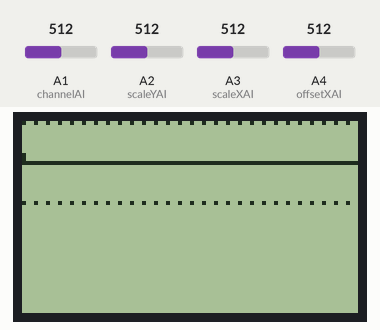
Recording of a sketch running on a simulated Arduino Uno, built with avr-gcc and run on an emulated ATmega328P. On the bench: 84×48 one-colour display. The test bench sets the inputs (shaded band); at power-on: A1 (channelAI) = 512, A3 (scaleXAI) = 512, A4 (offsetXAI) = 512, A2 (scaleYAI) = 512. The display library's start-up logo is not drawn.

Above: at 1.7 s.
1.8 s: A1 (channelAI) set to 716
At 2.6 s:
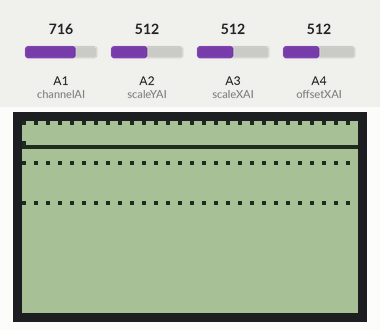
3.7 s: A3 (scaleXAI) set to 716
At 5.0 s:
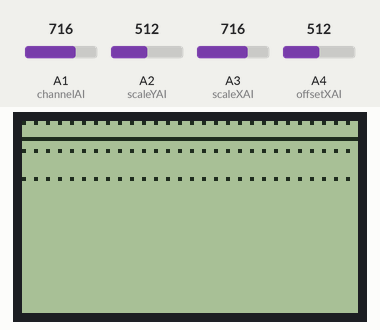
5.6 s: A4 (offsetXAI) set to 306
At 7.2 s:
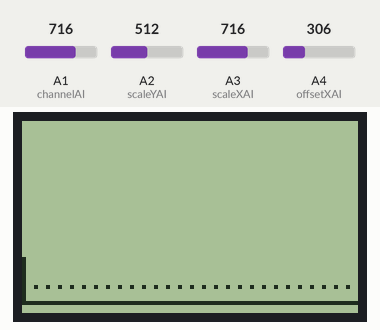
7.5 s: A1 (channelAI) set to 992
At 8.1 s:
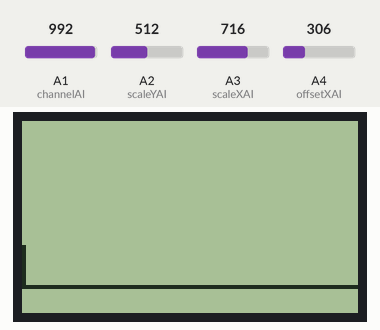
9.2 s: A3 (scaleXAI) set to 992
At 9.9 s:
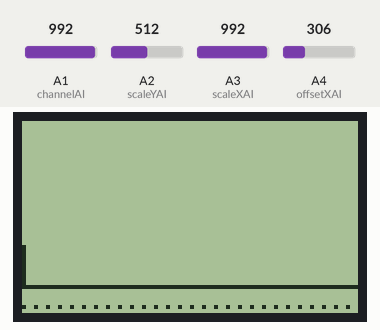
10.9 s: A1 (channelAI) set to 306
At 12.3 s:
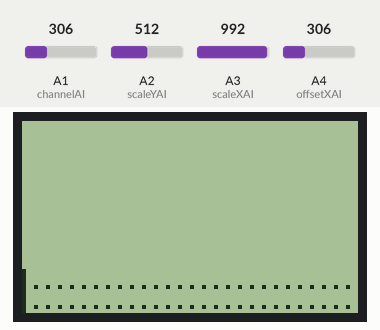
Timing chart, 0 to 13.8 s (numbered marks = the images above; inputs shaded):
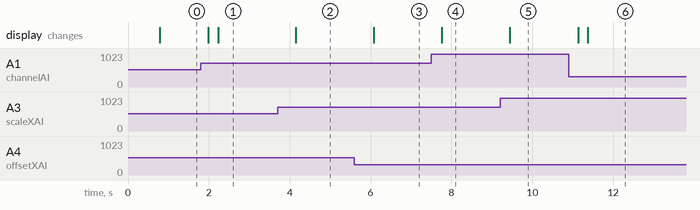

Measured:
- after the input at 1.8 s, the display: first changes after 0.19 s (image 1 shows a later state)
- after the input at 3.7 s, the display: changes after 0.45 s (image 2)
- after the input at 5.6 s, the display: changes after 0.48 s (image 3)
- after the input at 7.5 s, the display: changes after 0.26 s (image 4)
- after the input at 9.2 s, the display: changes after 0.25 s (image 5)
- after the input at 10.9 s, the display: first changes after 0.23 s (image 6 shows a later state)

The sketch:

ArduinoOscilloscope.ino
```cpp
/*
 ###########################################################
 Title:       Arduino Oscilloscope
 Purpose:     Use a Nokia 3310 GLCD screen with the arduino
 Created by:  Fileark. see Fileark.com for more info.
 Note:        Please reuse, repurpose, and redistribute this code.
 Note:        This code uses the Adafruit PDC8544 LCD library
 ###########################################################
 */
#include <Adafruit_GFX.h>
#include <Adafruit_PCD8544.h>

// pin 2 - Serial clock out (SCLK)
// pin 3 - Serial data out (DIN)
// pin 4 - Data/Command select (D/C)
// pin 5 - LCD chip select (CS)
// pin 6 - LCD reset (RST)
Adafruit_PCD8544 nokia = Adafruit_PCD8544(2, 3, 4, 5, 6);

// a bitmap of a 16x16 fruit icon
static unsigned char __attribute__ ((progmem)) logo16_glcd_bmp[]={
  0x06, 0x0D, 0x29, 0x22, 0x66, 0x24, 0x00, 0x01, 0x87, 0x00, 0x27, 0x6C, 0x20, 0x23, 0x06, 0x00,
  0x00, 0x00, 0x00, 0x00, 0x00, 0x10, 0x10, 0x00, 0x03, 0x00, 0x00, 0x00, 0x00, 0x00, 0x00, 0x00, };
#define LOGO16_GLCD_HEIGHT 16
#define LOGO16_GLCD_WIDTH  16

int channelAI = A1;      // select the input pin for the Oscilioscope
int scaleYAI = A2;       // select the input pin for the Y (horizontal) potentiometer
int scaleXAI = A3;       // select the input pin for the X (Vertical) potentiometer
int offsetXAI = A4;       // select the input pin for the X (Vertical) potentiometer

int delayVariable = 0;   // define a variable for the Y scale / delay
int xVariable = 0;       // define a variable for the x scale
int yCtr = 0;            // define a variable for the y counter used to collect y position into array
int posy = 0;            // define a variable for the y position of the dot
int myArray[85];         // define an array to hold the data coming in
int offsetX = 0;
int fiveV = 1023;


void setup(void)
{

  nokia.begin();
  nokia.setContrast(50);

  // show splashscreen
  nokia.display();
  delay(500);
  nokia.clearDisplay();
}

void loop()
{
  delayVariable = analogRead(scaleYAI);
  delayVariable = (delayVariable);
  delayVariable = map (delayVariable, 0, 1023, 0, 10);
  xVariable = analogRead(scaleXAI);
  xVariable = map (xVariable, 0, 1023, 0, 100);
  offsetX = analogRead(offsetXAI);
  offsetX = map(offsetX, 0, 1023, -100, 100);

  for(yCtr = 0; yCtr < 43; yCtr += 1)   // the for loop runs from 0 and < 85, it fills the array with 84 records
  {
    posy = analogRead(channelAI);       // read the value from the sensor:
    posy = map (posy, 0, 1023, 1023, 0);
    myArray[yCtr] = (posy/xVariable);   // scale the value based on the x scale potentiometer
    delay (delayVariable);           // scale the y collection of data using the delay from the y potentiometer
  }

  yCtr == 0;                           // set the counter to zero so we can use it again
  nokia.clearDisplay();                       // clear the LCD screen so we can draw new pixels

  for(yCtr = 0; yCtr < 43; yCtr += 1)  // for loop runs 84 times
  {
    nokia.drawLine((yCtr*2)-2, myArray[yCtr-1]-offsetX, yCtr*2, myArray[yCtr]-offsetX, BLACK); // draw the 84 pixels on the screen

  }
  yCtr == 0;

  for(yCtr = 0; yCtr < 85; yCtr += 3){
    nokia.drawPixel(yCtr, (fiveV/xVariable)-offsetX, BLACK); // Draw 5V Line
    nokia.drawPixel(yCtr, (fiveV/xVariable/2)-offsetX, BLACK); // Draw 2,5V Line
    nokia.drawPixel(yCtr, 0-offsetX, BLACK); // Draw 0V Line
  }

  nokia.display();                     // show the changes to the buffer
  yCtr == 0;                           // set the counter to zero so we can use it again

}
```
